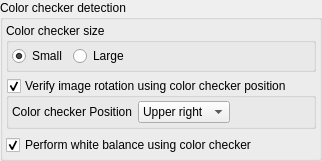
               <widget class="QGroupBox" name="group_colorCheckerDetection">
                <property name="enabled">
                 <bool>true</bool>
                </property>
                <property name="title">
                 <string>Color checker detection</string>
                </property>
                <property name="checkable">
                 <bool>false</bool>
                </property>
                <layout class="QGridLayout" name="gridLayout_4">
                 <property name="leftMargin">
                  <number>3</number>
                 </property>
                 <property name="topMargin">
                  <number>3</number>
                 </property>
                 <property name="rightMargin">
                  <number>3</number>
                 </property>
                 <property name="bottomMargin">
                  <number>3</number>
                 </property>
                 <item row="0" column="0">
                  <widget class="QGroupBox" name="groupBox_colorCheckerSize">
                   <property name="enabled">
                    <bool>true</bool>
                   </property>
                   <property name="title">
                    <string>Color checker size</string>
                   </property>
                   <layout class="QGridLayout" name="gridLayout_17">
                    <property name="leftMargin">
                     <number>3</number>
                    </property>
                    <property name="topMargin">
                     <number>3</number>
                    </property>
                    <property name="rightMargin">
                     <number>3</number>
                    </property>
                    <property name="bottomMargin">
                     <number>3</number>
                    </property>
                    <item row="0" column="0">
                     <widget class="QRadioButton" name="radioButton_colorCheckerSmall">
                      <property name="text">
                       <string>Small</string>
                      </property>
                      <property name="checked">
                       <bool>true</bool>
                      </property>
                     </widget>
                    </item>
                    <item row="0" column="2">
                     <spacer name="horizontalSpacer_9">
                      <property name="orientation">
                       <enum>Qt::Horizontal</enum>
                      </property>
                      <property name="sizeHint" stdset="0">
                       <size>
                        <width>40</width>
                        <height>20</height>
                       </size>
                      </property>
                     </spacer>
                    </item>
                    <item row="0" column="1">
                     <widget class="QRadioButton" name="radioButton_colorCheckerLarge">
                      <property name="text">
                       <string>Large</string>
                      </property>
                     </widget>
                    </item>
                   </layout>
                  </widget>
                 </item>
                 <item row="2" column="0">
                  <widget class="QGroupBox" name="group_verifyRotation">
                   <property name="enabled">
                    <bool>true</bool>
                   </property>
                   <property name="title">
                    <string>Verify image rotation using color checker position</string>
                   </property>
                   <property name="checkable">
                    <bool>true</bool>
                   </property>
                   <property name="checked">
                    <bool>true</bool>
                   </property>
                   <layout class="QGridLayout" name="gridLayout_5">
                    <property name="leftMargin">
                     <number>3</number>
                    </property>
                    <property name="topMargin">
                     <number>3</number>
                    </property>
                    <property name="rightMargin">
                     <number>3</number>
                    </property>
                    <property name="bottomMargin">
                     <number>3</number>
                    </property>
                    <item row="0" column="2">
                     <spacer name="horizontalSpacer_2">
                      <property name="orientation">
                       <enum>Qt::Horizontal</enum>
                      </property>
                      <property name="sizeHint" stdset="0">
                       <size>
                        <width>40</width>
                        <height>20</height>
                       </size>
                      </property>
                     </spacer>
                    </item>
                    <item row="0" column="1">
                     <widget class="QComboBox" name="comboBox_colorCheckerPosition">
                      <property name="enabled">
                       <bool>true</bool>
                      </property>
                      <property name="sizePolicy">
                       <sizepolicy hsizetype="MinimumExpanding" vsizetype="Fixed">
                        <horstretch>0</horstretch>
                        <verstretch>0</verstretch>
                       </sizepolicy>
                      </property>
                      <item>
                       <property name="text">
                        <string>Upper right</string>
                       </property>
                      </item>
                      <item>
                       <property name="text">
                        <string>Lower right</string>
                       </property>
                      </item>
                      <item>
                       <property name="text">
                        <string>Lower left</string>
                       </property>
                      </item>
                      <item>
                       <property name="text">
                        <string>Upper left</string>
                       </property>
                      </item>
                     </widget>
                    </item>
                    <item row="0" column="0">
                     <widget class="QLabel" name="label_colorCheckerPosition">
                      <property name="enabled">
                       <bool>true</bool>
                      </property>
                      <property name="text">
                       <string>Color checker Position</string>
                      </property>
                      <property name="alignment">
                       <set>Qt::AlignRight|Qt::AlignTrailing|Qt::AlignVCenter</set>
                      </property>
                     </widget>
                    </item>
                   </layout>
                  </widget>
                 </item>
                 <item row="3" column="0">
                  <widget class="QCheckBox" name="checkBox_performWhiteBalance">
                   <property name="enabled">
                    <bool>true</bool>
                   </property>
                   <property name="text">
                    <string>Perform white balance using color checker</string>
                   </property>
                   <property name="checked">
                    <bool>true</bool>
                   </property>
                  </widget>
                 </item>
                </layout>
               </widget>
